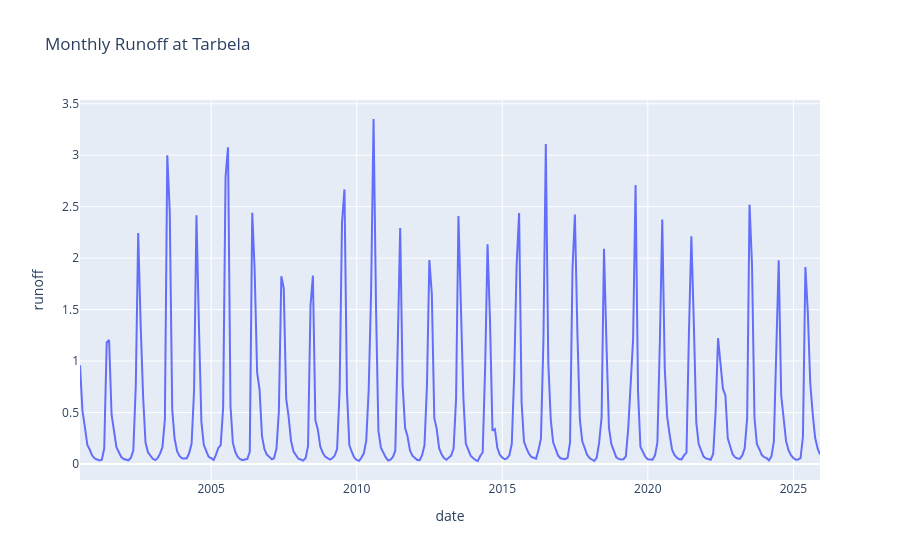

The cell this chart's notebook holds for it:
### Markdown cell above
# Step 4 – Exploratory Data Analysis
Visualise distributions, correlations, and patterns to understand how features relate to the runoff target.

### Code cell
# Cell 5 - Time Series Plot of Runoff
px.line(df1, y='runoff', title='Monthly Runoff at Tarbela')

### Figure 1 — Plotly figure (JSON) as saved in the notebook; plotly's stock layout.template omitted (floating-point values rounded to 4 significant figures; data arrays with more than 128 entries replaced by an {"elided": "..."} marker saying what was removed)
{"data": [{"hovertemplate": "date=%{x}<br>runoff=%{y}<extra></extra>", "legendgroup": "", "line": {"color": "#636efa", "dash": "solid"}, "marker": {"symbol": "circle"}, "mode": "lines", "name": "", "orientation": "v", "showlegend": false, "type": "scatter", "x": {"elided": "306 str values"}, "xaxis": "x", "y": {"elided": "306 float values"}, "yaxis": "y"}], "layout": {"legend": {"tracegroupgap": 0}, "title": {"text": "Monthly Runoff at Tarbela"}, "xaxis": {"anchor": "y", "domain": [0, 1], "title": {"text": "date"}}, "yaxis": {"anchor": "x", "domain": [0, 1], "title": {"text": "runoff"}}}}
